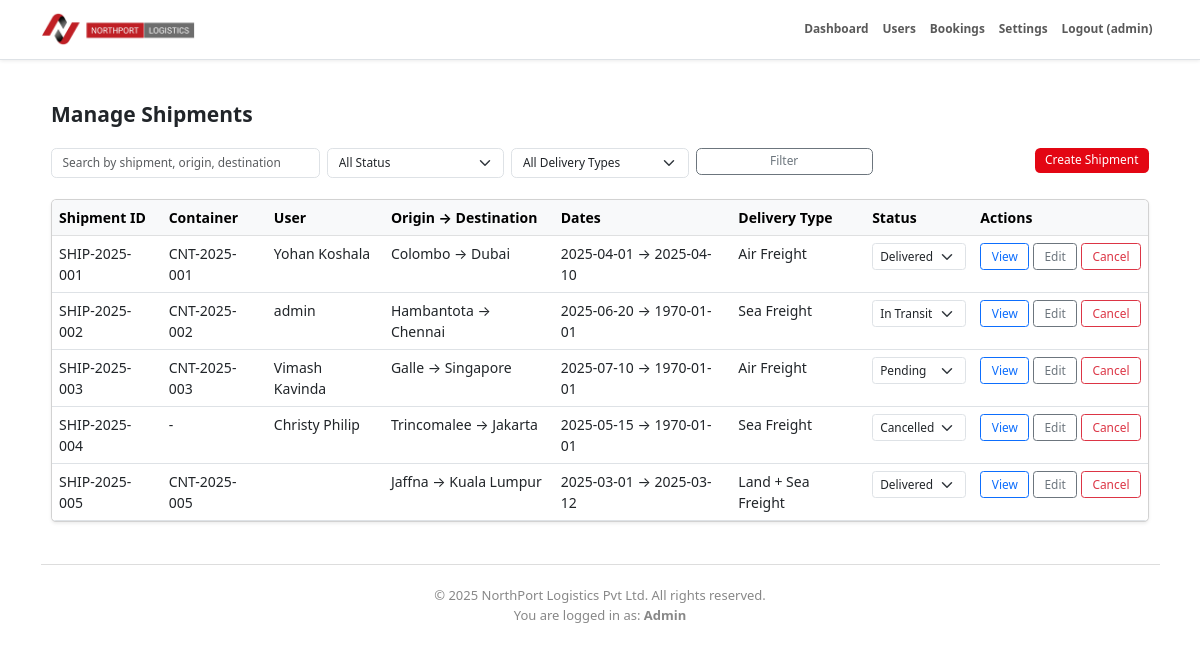
Page /admin/manage_shipments.php (signed in) on the earlier database version.
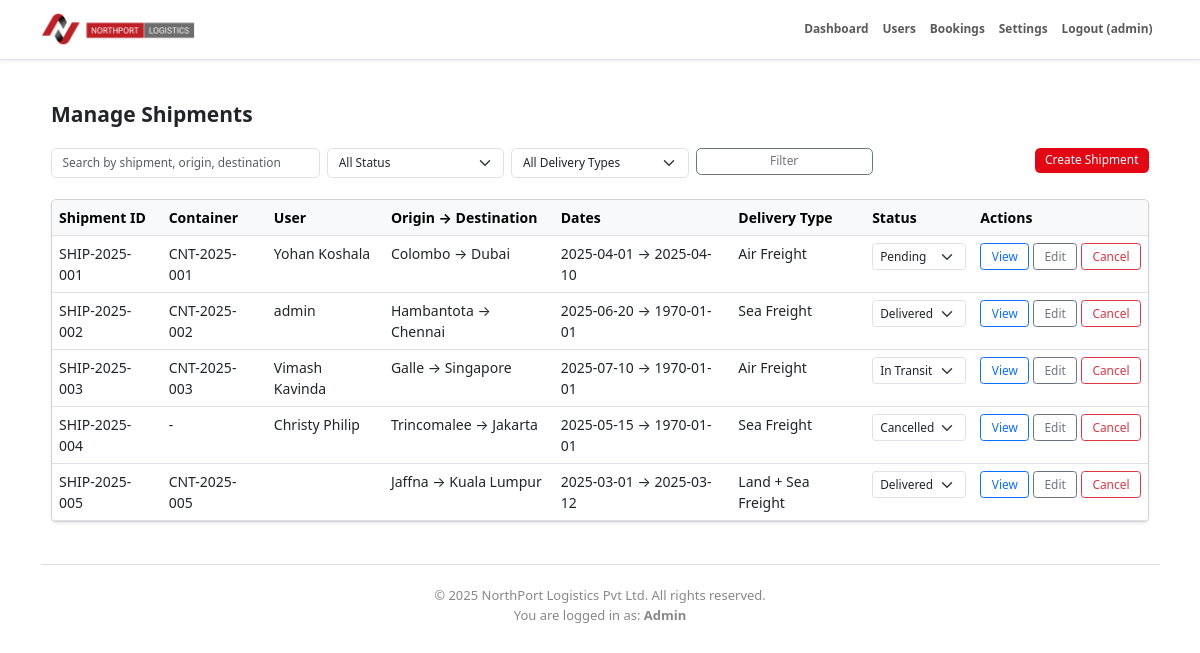
Same page on the later database version.
### tables this page shows
CREATE TABLE `shipments` (
  `id` int(11) NOT NULL,
  `shipment_id` varchar(50) NOT NULL,
  `user_id` int(11) NOT NULL,
  `booking_id` int(11) DEFAULT NULL,
  `container_id` int(11) DEFAULT NULL,
  `origin` varchar(100) NOT NULL,
  `destination` varchar(100) NOT NULL,
  `status` enum('Pending','In Transit','Delivered','Cancelled') DEFAULT 'Pending',
  `departure_date` date DEFAULT NULL,
  `arrival_date` date DEFAULT NULL,
  `created_at` datetime DEFAULT current_timestamp(),
  `updated_at` datetime DEFAULT current_timestamp() ON UPDATE current_timestamp(),
  `sender_name` varchar(100) DEFAULT NULL,
  `sender_address` varchar(255) DEFAULT NULL,
  `sender_contact` varchar(50) DEFAULT NULL,
  `recipient_name` varchar(100) DEFAULT NULL,
  `recipient_address` varchar(255) DEFAULT NULL,
  `recipient_contact` varchar(50) DEFAULT NULL,
  `package_contents` text DEFAULT NULL,
  `package_weight` varchar(50) DEFAULT NULL,
  `package_value` varchar(50) DEFAULT NULL,
  `delivery_type` varchar(50) DEFAULT NULL
);

CREATE TABLE `containers` (
  `id` int(11) NOT NULL,
  `container_no` varchar(50) NOT NULL,
  `type` enum('20ft','40ft','Reefer','Open Top','Tank') NOT NULL,
  `status` enum('Available','In Use','Under Maintenance','Damaged') DEFAULT 'Available',
  `location` varchar(100) DEFAULT NULL,
  `assigned_fleet_id` int(11) DEFAULT NULL,
  `last_inspected_at` date DEFAULT NULL,
  `created_at` datetime DEFAULT current_timestamp(),
  `updated_at` datetime DEFAULT current_timestamp() ON UPDATE current_timestamp()
);

CREATE TABLE `users` (
  `id` int(11) NOT NULL,
  `username` varchar(50) NOT NULL,
  `email` varchar(100) NOT NULL,
  `password_hash` varchar(255) NOT NULL,
  `role` enum('admin','manager','employer','user') NOT NULL DEFAULT 'user',
  `is_active` tinyint(1) NOT NULL DEFAULT 1,
  `created_at` timestamp NOT NULL DEFAULT current_timestamp(),
  `updated_at` timestamp NOT NULL DEFAULT current_timestamp() ON UPDATE current_timestamp(),
  `phone` varchar(20) DEFAULT NULL,
  `street_address` varchar(255) DEFAULT NULL,
  `city` varchar(100) DEFAULT NULL,
  `state` varchar(100) DEFAULT NULL,
  `postal_code` varchar(20) DEFAULT NULL,
  `country` varchar(100) DEFAULT NULL,
  `company_name` varchar(255) DEFAULT NULL,
  `profile_pic` varchar(255) DEFAULT NULL,
  `date_of_birth` date DEFAULT NULL,
  `preferences` longtext DEFAULT NULL CHECK (json_valid(`preferences`)),
  `notes` text DEFAULT NULL,
  `department` varchar(100) DEFAULT NULL,
  `job_title` varchar(100) DEFAULT NULL,
  `date_of_joining` date DEFAULT NULL,
  `nic_passport_number` varchar(50) DEFAULT NULL
);

### admin/manage_shipments.php (the view, shortened to what this page needs)
<?php
require_once '../includes/header.php';
$role = $_SESSION['role'] ?? 'user';
$search = trim($_GET['q'] ?? $_GET['search'] ?? '');
$params = [];
$sql = "SELECT s.*, u.username, c.container_no
        FROM shipments s
        LEFT JOIN users u ON s.user_id = u.id
        LEFT JOIN containers c ON s.container_id = c.id";
$sql .= " ORDER BY s.created_at DESC";
$stmt = $pdo->prepare($sql);
$stmt->execute($params);
$shipments = $stmt->fetchAll();
?>
<div class="container my-5">
    <h2 class="fw-bold mb-4">Manage Shipments</h2>
    <form class="row g-2 mb-4" method="get">
        <div class="col-md-3">
            <input type="text" name="q" value="<?= htmlspecialchars($search) ?>" class="form-control" placeholder="Search by shipment, origin, destination">
        </div>
        <div class="col-md-2">
            <select name="status" class="form-select">
                <option value="">All Status</option>
            </select>
        </div>
        <div class="col-md-2">
            <select name="type" class="form-select">
                <option value="">All Delivery Types</option>
            </select>
        </div>
        <div class="col-md-2">
            <button class="btn btn-outline-secondary w-100">Filter</button>
        </div>
        <?php if ($role === 'admin'): ?>
            <div class="col-md-3 text-end">
                <a href="create_shipment.php" class="btn btn-danger">Create Shipment</a>
            </div>
        <?php endif; ?>
    </form>
    <div class="table-responsive card shadow-sm">
        <table class="table table-hover mb-0">
            <thead class="table-light">
                <tr>
                    <th>Shipment ID</th>
                    <th>Container</th>
                    <?php if ($role !== 'user'): ?><th>User</th><?php endif; ?>
                    <th>Origin → Destination</th>
                    <th>Dates</th>
                    <th>Delivery Type</th>
                    <th>Status</th>
                    <th>Actions</th>
                </tr>
            </thead>
            <tbody>
                <?php if (!$shipments): ?>
                    <tr><td colspan="8" class="text-center text-muted py-4">No shipments found.</td></tr>
                <?php else: foreach ($shipments as $s): ?>
                    <tr>
                        <td><?= htmlspecialchars($s['shipment_id']) ?></td>
                        <td><?= htmlspecialchars($s['container_no'] ?? '-') ?></td>
                        <?php if ($role !== 'user'): ?><td><?= htmlspecialchars($s['username']) ?></td><?php endif; ?>
                        <td><?= htmlspecialchars($s['origin']) ?> → <?= htmlspecialchars($s['destination']) ?></td>
                        <td><?= date('Y-m-d', strtotime($s['departure_date'])) ?> → <?= date('Y-m-d', strtotime($s['arrival_date'])) ?></td>
                        <td><?= htmlspecialchars($s['delivery_type']) ?></td>
                        <td>
                            <?php if ($role === 'admin'): ?>
                                <form method="POST" class="m-0">
                                    <select name="new_status" class="form-select form-select-sm" onchange="this.form.submit()">
                                        <?php foreach (['Pending', 'In Transit', 'Delivered', 'Cancelled'] as $option): ?>
                                            <option value="<?= $option ?>" <?= ($s['status'] === $option ? 'selected' : '') ?>><?= $option ?></option>
                                        <?php endforeach; ?>
                                    </select>
                                </form>
                            <?php endif; ?>
                        </td>
                        <td class="text-nowrap">
                            <a href="view_shipment_details.php?id=<?= $s['id'] ?>" class="btn btn-sm btn-outline-primary">View</a>
                            <?php if ($role === 'admin' || ($role === 'user' && $s['status'] === 'Pending')): ?>
                                <a href="edit_shipment.php?id=<?= $s['id'] ?>" class="btn btn-sm btn-outline-secondary">Edit</a>
                                <a href="cancel_shipment.php?id=<?= $s['id'] ?>" class="btn btn-sm btn-outline-danger" onclick="return confirm('Cancel this shipment?')">Cancel</a>
                            <?php endif; ?>
                        </td>
                    </tr>
                <?php endforeach; endif; ?>
            </tbody>
        </table>
    </div>
</div>
<?php require_once '../includes/admin_footer.php'; ?>

Differences in the rows shown:
changed shipments "Colombo": new_status "Delivered" → "Pending"
changed shipments "SHIP-2025-002": new_status "In Transit" → "Delivered"
changed shipments "Galle": new_status "Pending" → "In Transit"
